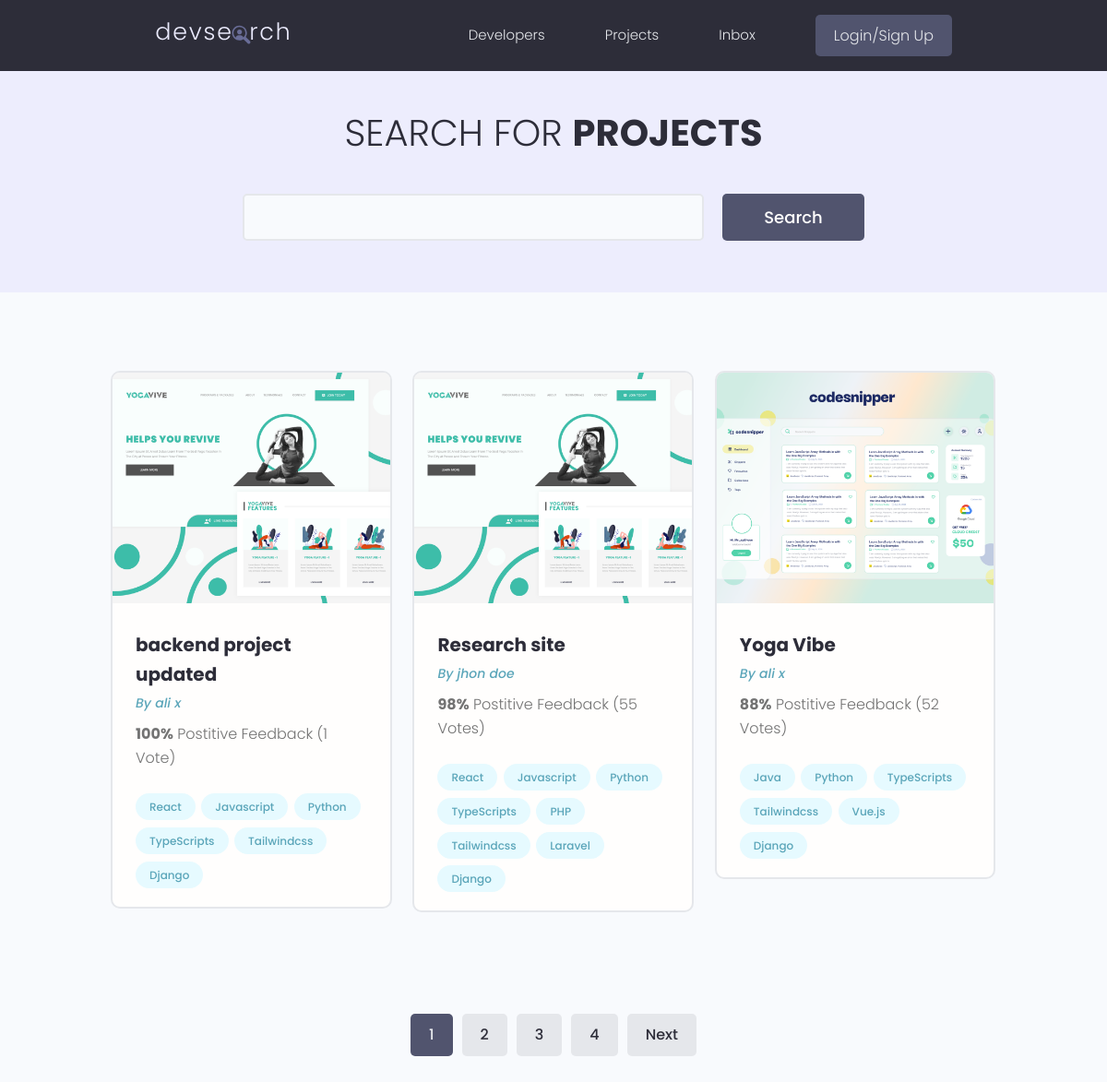
The page /project/projects/ on the database as committed earlier.
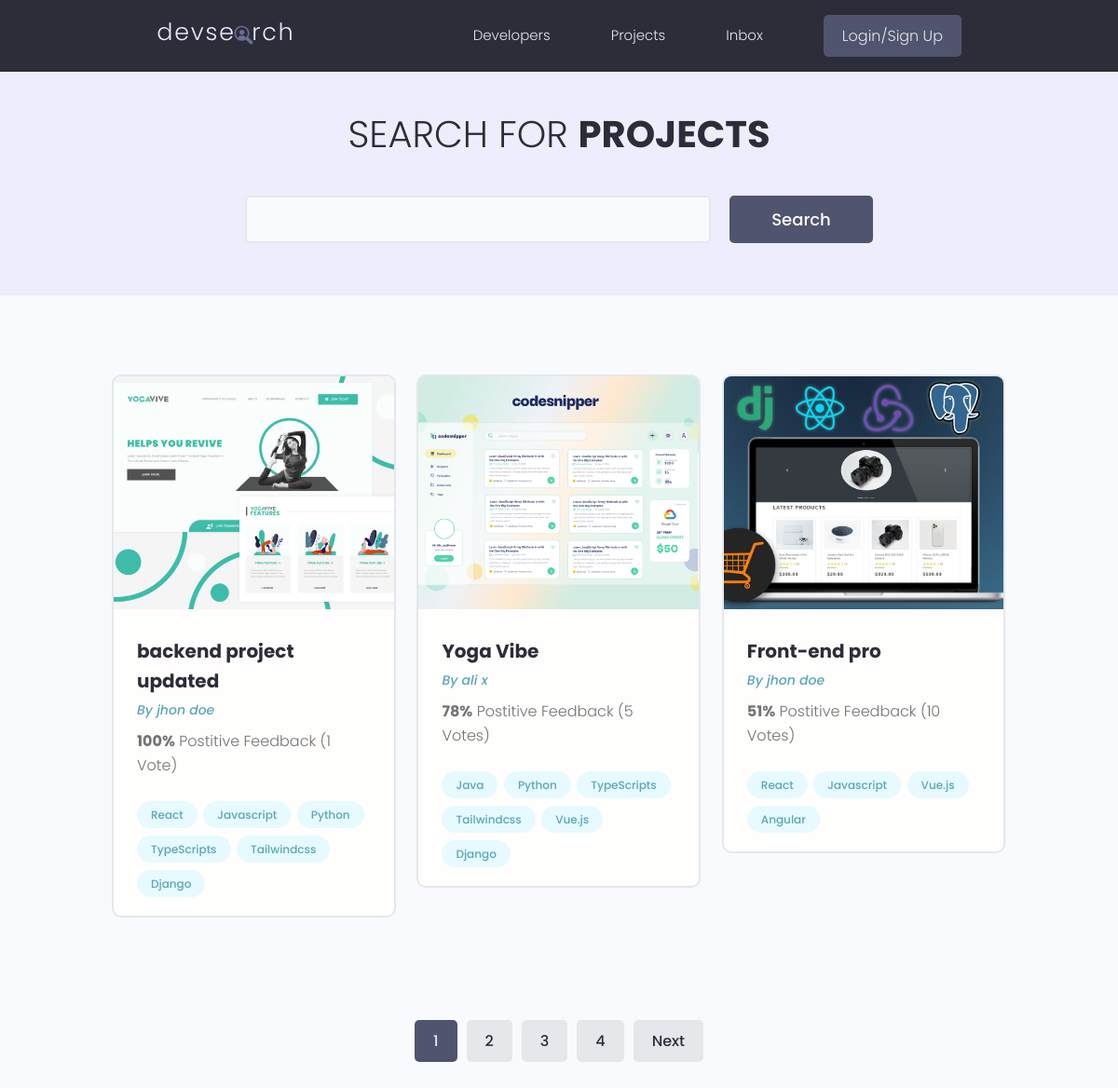
The same page on the database as committed later.
### projects/models.py (models this page shows, shortened)
class Project(models.Model):
      owner = models.ForeignKey(Profile,null=True,
                           blank=True, on_delete= models.SET_NULL)
      title = models.CharField(max_length=2000)
      description = models.TextField(null=True, blank=True)
      featured_image = models.ImageField( null=True, blank=True , default='default.jpg')
      demo_link = models.CharField(max_length=2000 ,null=True, blank=True)
      source_link = models.CharField(max_length=2000 ,null=True, blank=True)
      tags = models.ManyToManyField('Tag')
      vote_total = models.IntegerField(default=0,null=True,blank=True)
      vote_ratio = models.IntegerField(default=0,null=True,blank=True)
      created = models.DateTimeField(auto_now_add=True)
      id = models.UUIDField(default=uuid.uuid4 , unique=True , primary_key=True , editable=False )
      class Meta :
            ordering = [
                  '-vote_ratio',
                  '-vote_total', # if vote_ration in projects same number, number of review is matter for us
                  'title'
            ]

class Tag(models.Model):
      name = models.CharField(max_length=200)
      created = models.DateTimeField(auto_now_add=True)
      id = models.UUIDField(default=uuid.uuid4 , unique=True , primary_key=True , editable=False )
      def __str__(self):
            return  self.name

### users/models.py (models this page shows, shortened)
class Profile(models.Model):
      user = models.OneToOneField(User, on_delete=models.CASCADE,
            null=True, blank=True)
      name = models.CharField(max_length=200, blank=True, null=True)
      email = models.EmailField(max_length=500, blank=True,null=True)
      username =models.CharField(max_length=200, blank=True, null=True)
      location = models.CharField(max_length=200, blank=True, null=True)
      short_intro = models.CharField(max_length=200, blank=True, null=True)
      bio = models.TextField(blank=True, null=True)
      profile_image = models.ImageField(blank=True,null=True,
            default='user-default.png', upload_to='profiles/')
      social_github  = models.CharField(max_length=200, blank=True, null=True)
      social_twitter = models.CharField(max_length=200, blank=True, null=True)
      social_linkdin = models.CharField(max_length=200, blank=True, null=True)
      social_youtube = models.CharField(max_length=200, blank=True, null=True)
      social_website = models.CharField(max_length=200, blank=True, null=True)
      created = models.DateTimeField(auto_now_add=True)
      id = models.UUIDField(default=uuid.uuid4 ,
                  unique=True , primary_key=True , editable=False )

### projects/views.py (the view)
# urls.py: path('project/', include("projects.urls")),
def projects(request):
      projects, search_query = searchProjects(request)
      projects, paginator, custom_range = pagination(request, projects)
      if custom_range != 0 : # if not 0 , means we have range
            context = {'projects':projects ,
                  'search_query':search_query,
                  'customRange':custom_range, # we send custom range
                  }
      else: # NO custom range
            context = {'projects':projects ,
                  'search_query':search_query,
                  'customRange':paginator.page_range, # we send that paginator real range
                  }
      return render(request,'projects/projects.html', context )

### projects/utils.py (called while the page is built)
def pagination_Range(paginator, page):
      left_index = int(page) - 4 # we want three pages before current page
      if left_index < 1 :
            left_index = 1
      right_index = int(page) + 4 # we want three pages after current page
      if right_index > paginator.num_pages :
            right_index = int(paginator.num_pages) + 1  #  + 1 because range do not include number is endof range(, end)
      custom_range = range(left_index, right_index) # we create a range for that
      return custom_range

def searchProjects(request):
      search_query = ''
      if request.GET.get('search_query'):
            search_query = request.GET.get('search_query')
      tags = Tag.objects.filter(name__icontains=search_query)
      projects = Project.objects.distinct().filter(
            Q(title__icontains = search_query) |
            Q(description__icontains=search_query) |
            Q(owner__name__icontains=search_query) |
            Q(tags__in=tags)
      )
      return projects, search_query

### projects/templates/projects/projects.html (shortened to what this page needs)
{% extends 'base.html' %}
{% load static %}
{% block content %}
<main class="projects">
  <section class="hero-section text-center">
    <div class="container container--narrow">
      <div class="hero-section__box">
        <h2>Search for <span>Projects</span></h2>
      </div>
      <div class="hero-section__search">
        <form id="searchForm" class="form" action="{% url 'projects' %}" method="get">
          <div class="form__field">
            <input
              class="input input--text"
              id="formInput#search"
              type="text"
              name="search_query"
              value ="{{search_query}}"
              placeho der="Search by Project Title"
            />
          </div>
          <input class="btn btn--sub btn--lg" type="submit" value="Search" />
        </form>
      </div>
    </div>
  </section>
  <section class="projectsList">
    <div class="container">
      <div class="grid grid--three">
        {% for project in projects %}
        <div class="column">
          <div class="card project">
            <a href="/project/single/{{project.id}}" class="project">
              <img
                class="project__thumbnail"
                src="{{ project.featured_image.url }}"
                alt="project thumbnail"
              />
              <div class="card__body">
                <h3 class="project__title">
                  {{project.title}}
                </h3>
                <p>
                  <a class="project__author" href="/userprofile/{{project.owner.id}}"
                    >By {{project.owner.name }}</a
                  >
                </p>
                <p class="project--rating">
                  <span style="font-weight: bold">{{ project.vote_ratio }}%</span> Postitive Feedback
                  {% if project.vote_total == 1 or 0 %}
                    ({{project.vote_total}} Vote)
                  {% else %}
                    ({{project.vote_total}} Votes)
                  {% endif %}
                </p>
                <div class="project__tags">
                  {%for tag in project.tags.all %}
                    <span class="tag tag--pill tag--main">
                      <small>{{tag}}</small>
                    </span>
                  {%endfor%}
                </div>
              </div>
            </a>
          </div>
        </div>
        {% endfor %}
      </div>
    </div>
  </section>
  {% include 'pagination.html' with queryset=projects customRange=customRange %}
</main>
{% endblock content %}

Rows that differ between the two databases and show on the page:
no longer on this page (row edited): Project: featured_image (picture), title "Research site", owner.name "jhon doe", vote_ratio "98", vote_total "55", Tag (name "React"), Tag (name "Javascript"), Tag (name "Python"), Tag (name "TypeScripts"), Tag (name "Tailwindcss"), Tag (name "Django")
no longer on this page (row unchanged): Tag: name "PHP", shown under "Research site"
no longer on this page (row unchanged): Tag: name "Laravel", shown under "Research site"
changed Project "backend project updated": owner.name "ali x" → "jhon doe"
changed Project "Yoga Vibe": vote_ratio "88" → "78"; vote_total "52" → "5"
now on this page (row edited): Project: featured_image (picture), title "Front-end pro", owner.name "jhon doe", vote_ratio "51", vote_total "10", Tag (name "React"), Tag (name "Javascript"), Tag (name "Vue.js")
now on this page (row unchanged): Tag: name "Angular", shown under "Front-end pro"
